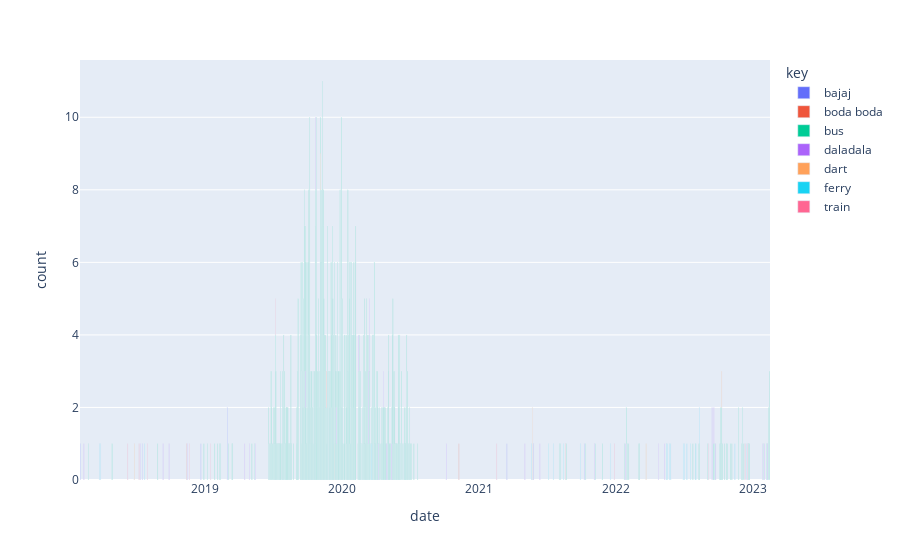

Source (notebook cell):
### Code cell
# plot the number of tweets per day
import plotly.express as px

# count of tweets per day
df['date'] = pd.to_datetime(df['Datetime']).dt.date

# create a new dataframe with the count of tweets per day
df_count = df.groupby(['key','date']).size().reset_index(name='count')
fig = px.bar(df_count, x="date", y="count", color='key')
fig.show()

### Figure 1 — Plotly figure (JSON) as saved in the notebook; plotly's stock layout.template omitted (floating-point values rounded to 4 significant figures; data arrays with more than 128 entries replaced by an {"elided": "..."} marker saying what was removed)
{"data": [{"alignmentgroup": "True", "hovertemplate": "key=bajaj<br>date=%{x}<br>count=%{y}<extra></extra>", "legendgroup": "bajaj", "marker": {"color": "#636efa", "pattern": {"shape": ""}}, "name": "bajaj", "offsetgroup": "bajaj", "orientation": "v", "showlegend": true, "textposition": "auto", "type": "bar", "x": ["2018-02-02", "2018-07-18", "2018-12-21", "2019-03-01", "2020-04-01", "2021-03-16", "2021-10-08"], "xaxis": "x", "y": [1, 1, 1, 2, 1, 1, 1], "yaxis": "y"}, {"alignmentgroup": "True", "hovertemplate": "key=boda boda<br>date=%{x}<br>count=%{y}<extra></extra>", "legendgroup": "boda boda", "marker": {"color": "#EF553B", "pattern": {"shape": ""}}, "name": "boda boda", "offsetgroup": "boda boda", "orientation": "v", "showlegend": true, "textposition": "auto", "type": "bar", "x": ["2018-11-13", "2019-12-12", "2020-11-08", "2021-08-19"], "xaxis": "x", "y": [1, 1, 1, 1], "yaxis": "y"}, {"alignmentgroup": "True", "hovertemplate": "key=bus<br>date=%{x}<br>count=%{y}<extra></extra>", "legendgroup": "bus", "marker": {"color": "#00cc96", "pattern": {"shape": ""}}, "name": "bus", "offsetgroup": "bus", "orientation": "v", "showlegend": true, "textposition": "auto", "type": "bar", "x": {"elided": "342 str values"}, "xaxis": "x", "y": {"elided": "342 int values"}, "yaxis": "y"}, {"alignmentgroup": "True", "hovertemplate": "key=daladala<br>date=%{x}<br>count=%{y}<extra></extra>", "legendgroup": "daladala", "marker": {"color": "#ab63fa", "pattern": {"shape": ""}}, "name": "daladala", "offsetgroup": "daladala", "orientation": "v", "showlegend": true, "textposition": "auto", "type": "bar", "x": ["2018-02-12", "2018-07-13", "2018-09-11", "2018-09-27", "2018-11-15", "2019-04-17", "2019-04-29", "2019-05-15", "2019-09-25", "2019-10-23", "2019-11-21", "2019-12-17", "2020-02-15", "2020-03-11", "2020-03-14", "2020-03-15", "2020-04-08", "2020-04-21", "2020-04-30", "2020-05-13", "2020-10-05", "2021-05-03", "2021-05-25", "2021-06-12", "2021-11-04", "2022-01-27", "2022-04-24", "2022-05-11", "2022-09-14", "2022-09-19", "2022-09-24", "2023-01-27", "2023-01-31", "2023-02-08"], "xaxis": "x", "y": [1, 1, 1, 1, 1, 1, 1, 1, 1, 2, 1, 1, 1, 2, 1, 1, 1, 1, 1, 1, 1, 1, 1, 1, 1, 1, 1, 1, 2, 1, 1, 1, 1, 1], "yaxis": "y"}, {"alignmentgroup": "True", "hovertemplate": "key=dart<br>date=%{x}<br>count=%{y}<extra></extra>", "legendgroup": "dart", "marker": {"color": "#FFA15A", "pattern": {"shape": ""}}, "name": "dart", "offsetgroup": "dart", "orientation": "v", "showlegend": true, "textposition": "auto", "type": "bar", "x": ["2018-06-26", "2019-11-05", "2019-11-20", "2021-05-23", "2022-03-22", "2022-10-10"], "xaxis": "x", "y": [1, 1, 1, 2, 1, 1], "yaxis": "y"}, {"alignmentgroup": "True", "hovertemplate": "key=ferry<br>date=%{x}<br>count=%{y}<extra></extra>", "legendgroup": "ferry", "marker": {"color": "#19d3f3", "pattern": {"shape": ""}}, "name": "ferry", "offsetgroup": "ferry", "orientation": "v", "showlegend": true, "textposition": "auto", "type": "bar", "x": ["2018-03-25", "2018-03-28", "2018-07-24", "2020-03-19", "2021-05-21", "2021-07-05", "2021-07-18", "2021-08-14", "2021-09-28", "2021-12-17", "2022-05-15", "2022-05-17", "2022-05-23", "2022-05-27", "2022-06-29", "2022-07-02", "2022-07-09", "2022-07-19", "2022-08-02", "2022-08-11", "2022-11-14", "2022-12-16"], "xaxis": "x", "y": [1, 1, 1, 1, 1, 1, 1, 1, 1, 1, 1, 1, 1, 1, 1, 1, 1, 1, 1, 1, 1, 1], "yaxis": "y"}, {"alignmentgroup": "True", "hovertemplate": "key=train<br>date=%{x}<br>count=%{y}<extra></extra>", "legendgroup": "train", "marker": {"color": "#FF6692", "pattern": {"shape": ""}}, "name": "train", "offsetgroup": "train", "orientation": "v", "showlegend": true, "textposition": "auto", "type": "bar", "x": ["2018-06-09", "2018-07-09", "2018-07-31", "2018-11-20", "2019-01-16", "2019-07-08", "2021-02-17", "2021-12-27", "2022-09-05", "2022-12-11", "2022-12-17"], "xaxis": "x", "y": [1, 1, 1, 1, 1, 1, 1, 1, 1, 1, 1], "yaxis": "y"}], "layout": {"barmode": "relative", "legend": {"title": {"text": "key"}, "tracegroupgap": 0}, "margin": {"t": 60}, "xaxis": {"anchor": "y", "domain": [0, 1], "title": {"text": "date"}}, "yaxis": {"anchor": "x", "domain": [0, 1], "title": {"text": "count"}}}}
